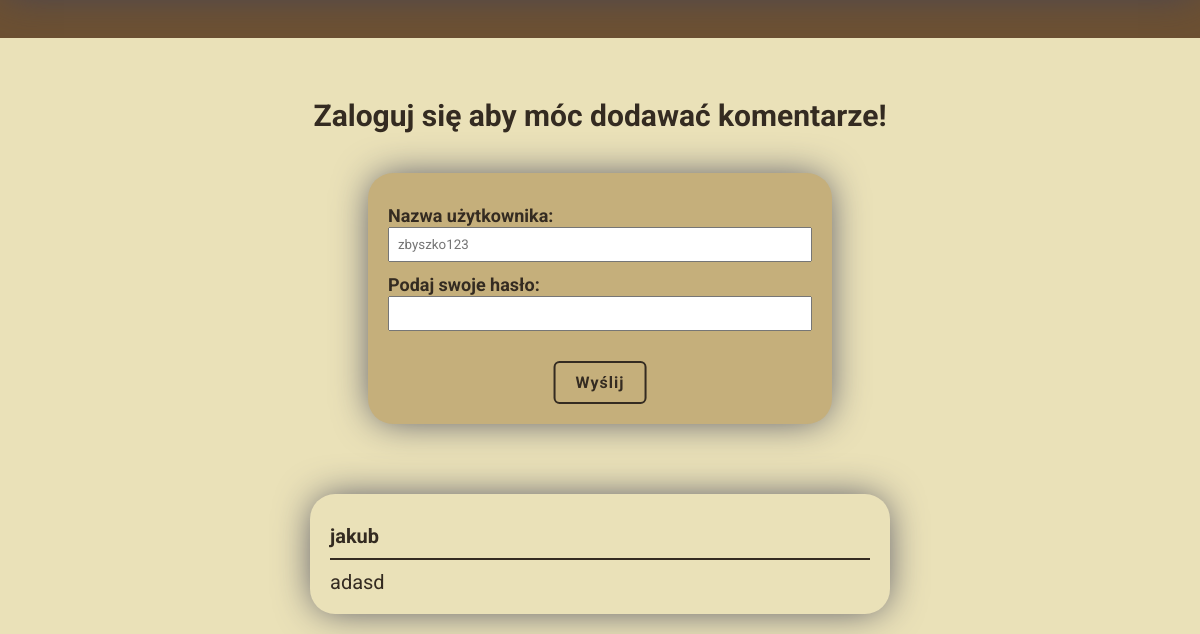
/all-posts/kotlet-devolay-klasyczna-rozkosz-maslanego-wnetrza (lower part), run on an earlier commit of the app's database.
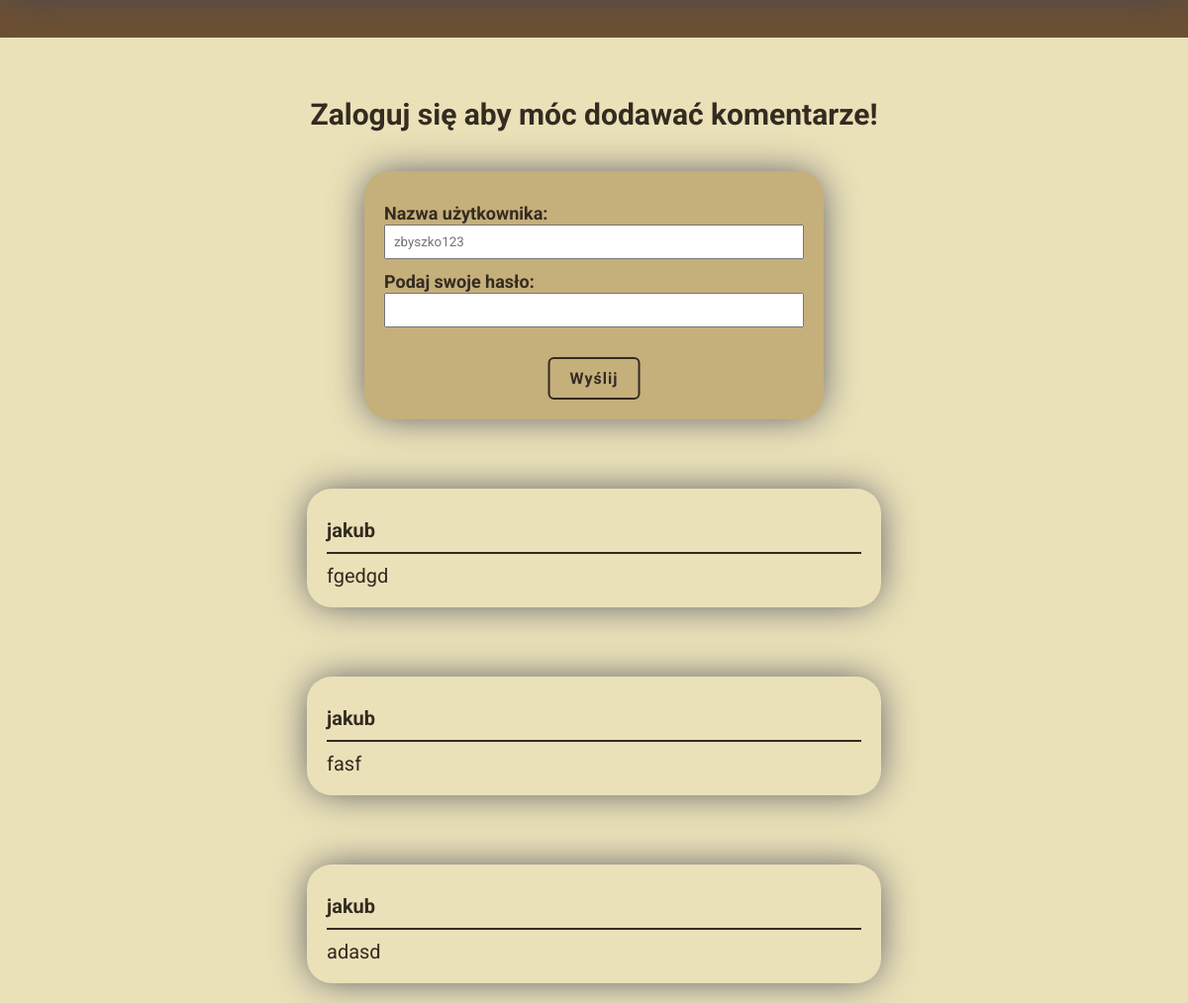
And on a later commit of the database.
### blog/models.py (models this page shows, shortened)
class UserCommentModel(models.Model):
    user = models.ForeignKey(
        User, verbose_name="Użytkownik:", on_delete=models.CASCADE)
    content = models.TextField(verbose_name="Treść:", null=False)
    post = models.ForeignKey(
        PostModel, verbose_name="Post:", on_delete=models.CASCADE, related_name="comments")
    class Meta:
        verbose_name_plural = "Komentarze"

### blog/views.py (the view)
# urls.py: path("all-posts/<slug:slug>", views.PostView.as_view(), name="post"),
class PostView(DetailView):
    model = PostModel
    context_object_name = "post"
    template_name = "blog/post_detail.html"
    login_form = LoginUserForm()
    comment_form = UserCommentForm()
    def breadcrubs_generator(self, path):
        home_url = reverse("main_page")
        path_splited = path.strip("/").split("/")
        paths = {}
        pre_path = ""
        for path in path_splited:
            pre_path += f"/{path}"
            paths[path] = pre_path
        return paths
    def get_context_data(self, **kwargs):
        context = super().get_context_data(**kwargs)
        context["ingredients"] = self.object.ingredients.split("\n")
        context["breadcrumbs"] = self.breadcrubs_generator(self.request.path)
        context["comments"] = self.object.comments.all().order_by("-pk")
        login_form_data = self.request.session.pop("login_form_data", None)
        if login_form_data:
            self.login_form = LoginUserForm(login_form_data)
        if self.request.user.is_authenticated:
            comment_form_data = self.request.session.pop(
                "comment_form_data", None)
            print(comment_form_data)
            if comment_form_data:
                self.comment_form = UserCommentForm(comment_form_data)
            context["form"] = self.comment_form
        else:
            context["form"] = self.login_form
        return context

### blog/forms.py (shortened to what this page needs)
class LoginUserForm(forms.Form):
    username = forms.CharField(max_length=70, required=True, label="Nazwa użytkownika:", widget=forms.TextInput(attrs={
                               "placeholder": "zbyszko123"}))
    password = forms.CharField(label="Podaj swoje hasło:",
                               widget=forms.PasswordInput, required=True)

### blog/templates/blog/post_detail.html (shortened to what this page needs)
{% extends "base.html" %}
{% load static %}
{% block style %}
    <link rel="stylesheet" href="{% static "blog/includes/forms.css" %}">
    <link rel="stylesheet" href="{% static "blog/post.css" %}">
{% endblock  %}
{% block content %}
    <section class="comment-section ">
        {% if user.is_authenticated %}
            <div class="form">
                <h3>Zostaw komentarz!</h3>
                {% if messages %}
                <ul class="messages">
                    {% for message in messages %}
                        <li>{{ message }}</li>
                    {% endfor %}
                </ul>
                {% endif %}
                <form action="{% url "comment" %}" method="POST">
                    {% csrf_token %}
                    <input type="hidden" name="next" value={{request.path}}>
                    <input type="hidden" name="post_slug" value={{post.slug}}>
                    <div class="form-field">
                        <input type="text" name="username" value="{{ user.username }}" readonly>
                    </div>
                    <div class="form-field">
                        {{form.content.label_tag}}
                        {{form.content}}
                        {{form.content.errors}}
                    </div>
                    <button class="btn">Zapisz</button>
                </form>
            </div>
        {% else %}
            <h2>Zaloguj się aby móc dodawać komentarze!</h2>
            {% include "blog/includes/login-form.html" %}
        {% endif %}
        <div class="comments">
            {% for comment in comments%}
                <div class="comment">
                    <p class="user-name">{{comment.user}}</p>
                    <p class="comment-content">{{comment.content}}</p>
                </div>
            {% endfor %}
        </div>
    </section>
{% endblock  %}

What changed in the data, as far as the page shows it:
added UserCommentModel: user "jakub", content "fgedgd"
added UserCommentModel: user "jakub", content "fasf"
